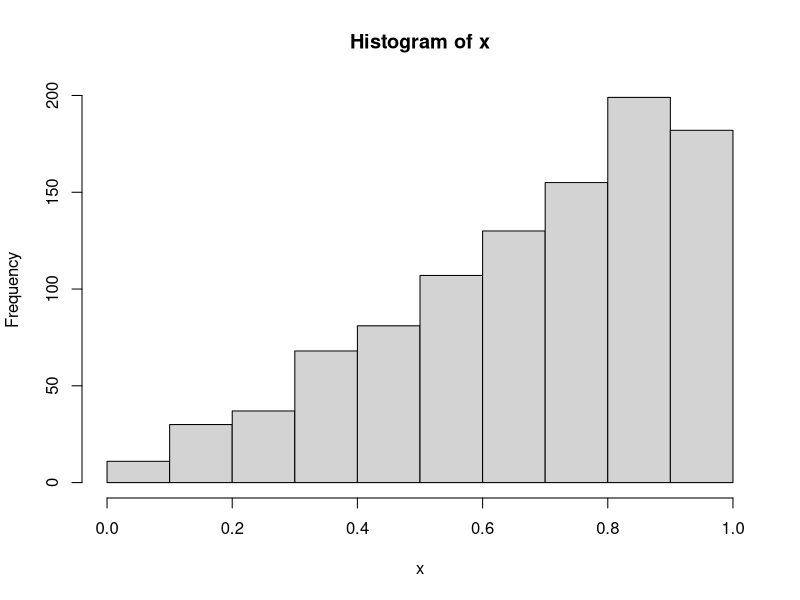
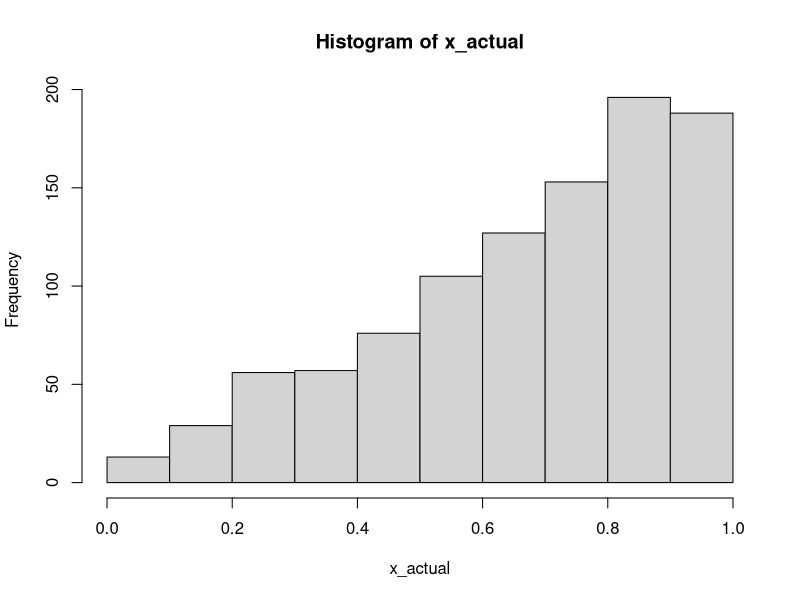
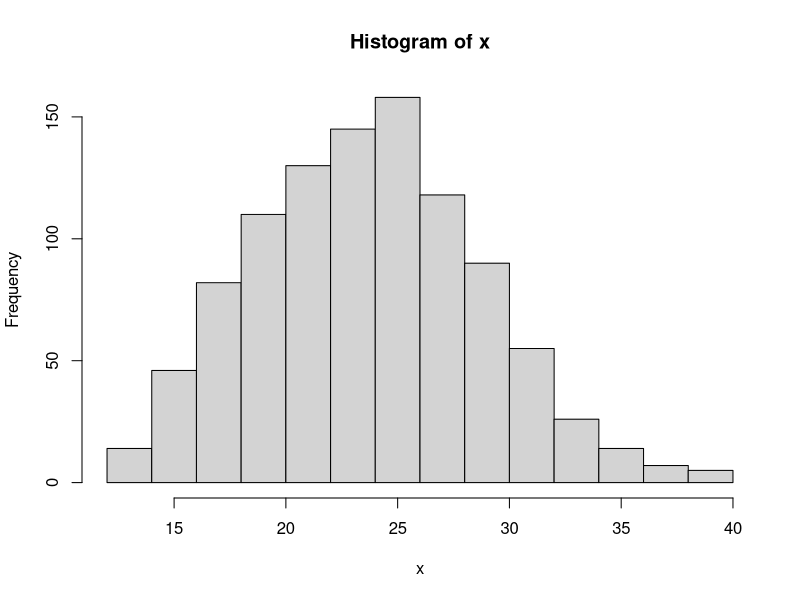

Here is the R script that generated these plots, in order:
## ---- chunk 1
#| echo: false

library(tidyverse)
## ---- chunk 2
ex2 <- 76
ifelse(
  ex2 >= 90, grade <- 'A',
  ifelse(
    ex2 >= 80, grade <- 'B',
    ifelse(ex2 >= 70, grade <- 'C', '')
  )
)
## ---- chunk 3
k <- 0
for (i in 1:10) {
  k <- k + i
}

k

x <- 1:10
k <- 0

for (i in x) {
  k <- k + x[i]
}

k
## ---- chunk 4
k <- 0
i <- 0

while (i <= 10) {
  k <- k + i
  i <- i + 1
}

k; i
## ---- chunk 5
avg <- function(x) {
  s <- 0
  for (i in x) s <- s + i

  s / i
}

x <- 1:10

avg(x) == 5.5
## ---- chunk 6
score <- c(76, 92, 83)
grade <- ifelse(
  score >= 90, 'A',
  ifelse(score >= 80, 'B',
    ifelse(score >= 70, 'C')
  )
)
grade

# will fail-- length(score) > 1
# if (score >= 90) {
#   grade <- 'A'
# } else if (score >= 80) {
#   grade <- 'B'
# } else {
#   grade <- 'C'
# }
## ---- chunk 7
library(stats4)

# y <- c(0.04304550, 0.50263474)
y <- 1:4

mlogl <- function(theta) -(length(y)*log(theta) - theta*sum(y))

fit <- mle(mlogl, 1.4)
summary(fit)

1 / mean(y)
## ---- chunk 8
x <- c(0.5928, 3.2048, 2.2281, 4.2292, 1.2096, 3.8371, 1.2670, 1.2042, 2.8182, 3.5173)

ll <- function(theta, sumx, sumlogx, n) {
  r <- theta[1]
  lambda <- theta[2]
  -(n*r*log(lambda) - n*log(gamma(r)) + (r - 1)*sumlogx - lambda*sumx)
}

optim(c(20, 19), ll, sumx = sum(x), sumlogx = sum(log(x)), n = length(x))
## ---- chunk 9
# given an exponential distribution
lambda <- 10
exp_pdf <- function(x) lambda*exp(-lambda*x)
inv_exp <- function(u) -1/lambda * log(1 - u)

u <- runif(100000, 0, 1)
x <- inv_exp(u)

mean(x) # should be close to 1 / lambda
var(x) # should be close to 1 / lambda^2
## ---- chunk 10
# transformation given a discrete CDF, using quantiles
g <- function(n) {
  u <- runif(n, 0, 1)
  
  cdf <- c(0.1, 0.36, 0.42, 0.85, 1)
  
  dplyr::case_when(
    u <= cdf[1]              ~ 0,
    u > cdf[1] & u <= cdf[2] ~ 1,
    u > cdf[2] & u <= cdf[3] ~ 2,
    u > cdf[3] & u <= cdf[4] ~ 3,
    u > cdf[4] & u <= cdf[5] ~ 4,
    TRUE ~ NA_real_
  )
}

p <- prop.table(table(g(10000)))
cumsum(p)
## ---- chunk 11
f <- function(x, p = 0.4) p * (1 - p)^x
## ---- chunk 12
# demonstrate acception-rejection method using a Beta(2, 1) distribution
# g(x) = Uniform(0, 1)

f <- function(x) 2*x
g <- function(x) 1
C <- 2

gen_beta <- function() {
  u1 <- runif(1, 0, 1)
  u2 <- runif(1, 0, 1)
  
  # if accepted,
  r <- f(u1) / (C * g(u1))
  out <- c( "r" = r, "u1" = u1, "u2" = u2)

  if (u2 < f(u1) / (C * g(u1))) {
    return(u1)
  } else {
    gen_beta()
  }
}

x <- replicate(1000, gen_beta())
x_actual <- rbeta(1000, 2, 1)

hist(x)
hist(x_actual)
## ---- chunk 13
f <- c(0.16, 0.24, 0.33, 0.17, 0.10)
g <- c(1, 1, 1, 1, 1) / 5
C <- max(f / g)

f_x <- function(x) {
  dplyr::case_when(
    x == 1 ~ 0.16,
    x == 2 ~ 0.24,
    x == 3 ~ 0.33,
    x == 4 ~ 0.17,
    x == 5 ~ 0.10,
      TRUE ~ 0
  )
}

gen <- function() {
  y <- sample(1:5, 1) # draw 1 realization from discrete uniform
  u <- runif(1, 0, 1) # draw 1 realization from continuous uniform

  if (u <= f_x(y) / (C * 1/5)) {
    return(y)
  } else {
    gen()
  }
}

out <- replicate(1000, gen())
prop.table(table(out))
## ---- chunk 14
gen_poisson <- function(t0, lambda) {
  s <- 0; i <- 0

  while (s <= t0) {
    u <- runif(1, 0, 1)
    t <- -log(1 - u) / lambda  # inverse transform to draw from Exp(lambda)
    s <- s + t
    i <- i + 1
  }

  return(i - 1)
}

gen_poisson(10, 2)

x <- replicate(1000, gen_poisson(8, 3))

hist(x)
## ---- chunk 15
lambda <- 3
n <- 10
x <- 1
p <- 0.7

rexp(n, lambda) # x_i ~ f(x)             -- random draws
pexp(x, lambda) # P(X <= x)              -- CDF, cumulative probability
dexp(x, lambda) # P(X == x)?             -- density
qexp(p, lambda) # x* s.t. P(X <= x*) = p -- quantile
## ---- chunk 16
mu <- 5
sd <- 3

rnorm(1, mu, sd)
pnorm(5, mu, sd)
qnorm(0.75, mu, sd)
## ---- chunk 17
punif(0.6, 0, 1)
## ---- chunk 18
u <- runif(1000000, 0, 1)
mean(exp(-u))

1 - exp(-1)
## ---- chunk 19
n1 <- 500
n2 <- 5000

u1 <- runif(n1, 0, 1)
u2 <- runif(n2, 0, 1)

# g(x) = x
mean(u1)
mean(u2)
## ---- chunk 20
-exp(-5) - (-exp(-2))

u <- runif(1000, 2, 5)
(5 - 2) * mean(exp(-u))
## ---- chunk 21
library(purrr)

mc_integrate <- function(g, a = 0, b = 1, n) {
  u <- runif(n, a, b)
  (b - a) * mean(g(u))
}

f <- function(x) exp(-x)

map_dbl(c(10, 100, 1000, 10000, 100000), ~mc_integrate(f, 2, 4, .))

# true value
exp(-2) - exp(-4)

h <- function(x) 10 * exp(-10 * x)
map_dbl(c(10, 1000, 1000000), ~mc_integrate(h, 0, 2, .))

# true value
integrate(h, 0, 2)
## ---- chunk 22
f <- function(x) 10 * exp(-10 * x)
mc_integrate(f, 0, 5, 100000)
## ---- chunk 23
cdf_exp_b <- function(x, lambda, n) {
  u <- runif(n, 0, 1)
  x * mean(lambda * exp(-lambda * x * u))
}

u <- cdf_exp_b(6, 20, 100)
l <- cdf_exp_b(2, 20, 100)

u - l

pexp(6, 1/20) - pexp(2, 1/20)
## ---- chunk 24
# Compare results to textbook example 6.3



z_cdf <- function(x, n = 1000) {
  u <- runif(n, 0, 1)

  # density of Z ~ N(0, 1)?
  theta <- function(x, u) {
    mean(1 / sqrt(2 * pi) * x * exp((-x^2 * u^2) / 2))
  }

  # Z ~ N(0, 1) is symmetric about 0
  if (x >= 0) {
    0.5 + theta(x, u)
  } else {
    1 - 0.5 - theta(-x, u)
  }
}

z_cdf(2, 100000)
pnorm(2)
## ---- chunk 25
# the "Hit-or-Miss" method:

# step 1.
x <- rnorm(10000)

# step 2. (an indicator function)
i <- x <= 1.96

# step 3.
mean(i)

norm_cdf <- function(x, n = 10000, mu = 0, sigma = 1) {
  X <- rnorm(n, mu, sigma)
  i <- X <= x
  mean(i)
}

exp_cdf <- function(x, n = 10000, lambda = 5) {
  X <- rexp(n, lambda)
  i <- X <= x
  mean(i)
}

exp_cdf(7.6, n = 1000, lambda = 5)
pexp(7.6, 5)

beta_cdf <- function(x, n = 10000, a = 2, b = 3) {
  X <- rbeta(n, a, b)
  i <- X <= x
  mean(i)
}

beta_cdf(0.7, a = 2, b = 3)
pbeta(0.7, 2, 3)
## ---- chunk 26
# compare hit or miss vs. simple monte-carlo
# theta_1 is simple monte-carlo
# theta_2 is indicator
# estimating F_Z(1.96) where Z ~ N(0, 1).
# generate 100 estimates of theta_1 and theta_2 (n = 10,000)
# then, take the variance of each

# for theta_1
z_cdf <- function(x, n = 1000) {
  u <- runif(n, 0, 1)

  # density of Z ~ N(0, 1)?
  theta <- function(x, u) {
    mean(1 / sqrt(2 * pi) * x * exp((-x^2 * u^2) / 2))
  }

  # Z ~ N(0, 1) is symmetric about 0
  if (x >= 0) {
    0.5 + theta(x, u)
  } else {
    1 - 0.5 - theta(-x, u)
  }
}

# for theta_2
z_cdf2 <- function(x, n = 1000, mu = 0, sigma = 1) {
  X <- rnorm(n, mu, sigma)
  i <- X <= x
  mean(i)
}

# wrap the 2 functions, and collect results
comparison <- function(x = 1.96, n = 100) {
  t1 <- numeric(n)
  t2 <- numeric(n)
  for (i in 1:n) {
    t1[i] <- z_cdf(x)
    t2[i] <- z_cdf2(x)
  }
  c(theta1 = var(t1), theta2 = var(t2))
}

comparison()
